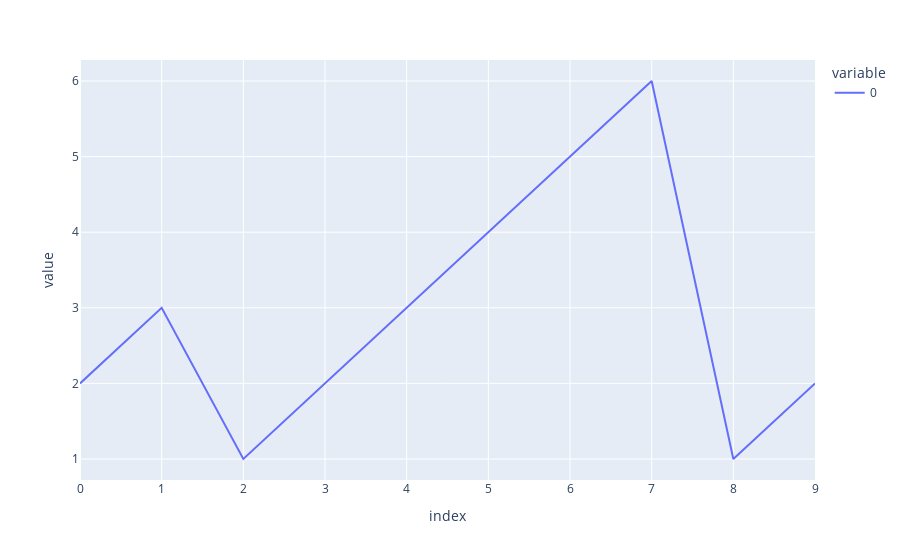

The notebook cell this image was saved under:
### Code cell
# test weight every 10s
data = []
while 1:
    data.append(int(next(iter(get_data().items()))[1]))
    fig = px.line(data)
    display.clear_output(wait=True)
    display.display(fig)
    await asyncio.sleep(10)

### Figure 1 — Plotly figure (JSON) as saved in the notebook; plotly's stock layout.template omitted (floating-point values rounded to 4 significant figures)
{"data": [{"hovertemplate": "variable=0<br>index=%{x}<br>value=%{y}<extra></extra>", "legendgroup": "0", "line": {"color": "#636efa", "dash": "solid"}, "marker": {"symbol": "circle"}, "mode": "lines", "name": "0", "orientation": "v", "showlegend": true, "type": "scatter", "x": [0, 1, 2, 3, 4, 5, 6, 7, 8, 9], "xaxis": "x", "y": [2, 3, 1, 2, 3, 4, 5, 6, 1, 2], "yaxis": "y"}], "layout": {"legend": {"title": {"text": "variable"}, "tracegroupgap": 0}, "margin": {"t": 60}, "xaxis": {"anchor": "y", "domain": [0, 1], "title": {"text": "index"}}, "yaxis": {"anchor": "x", "domain": [0, 1], "title": {"text": "value"}}}}
